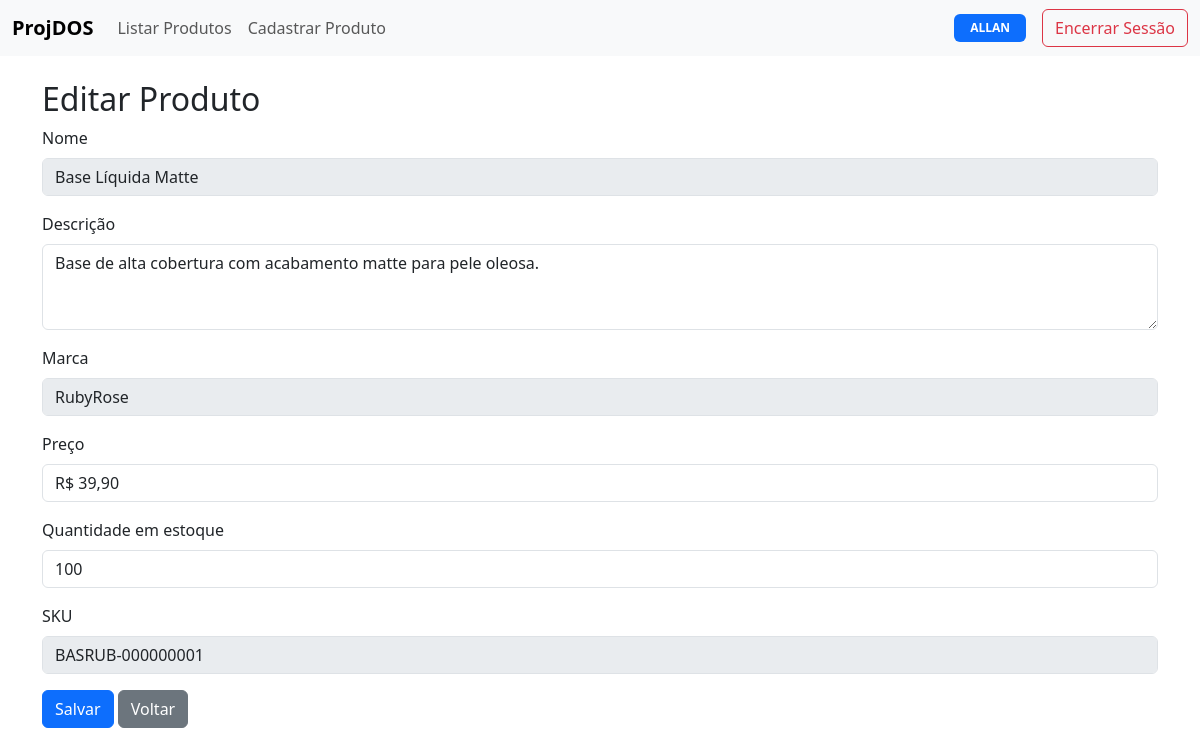
Before: /produtos/editar/30/ (signed in) with the older database file.
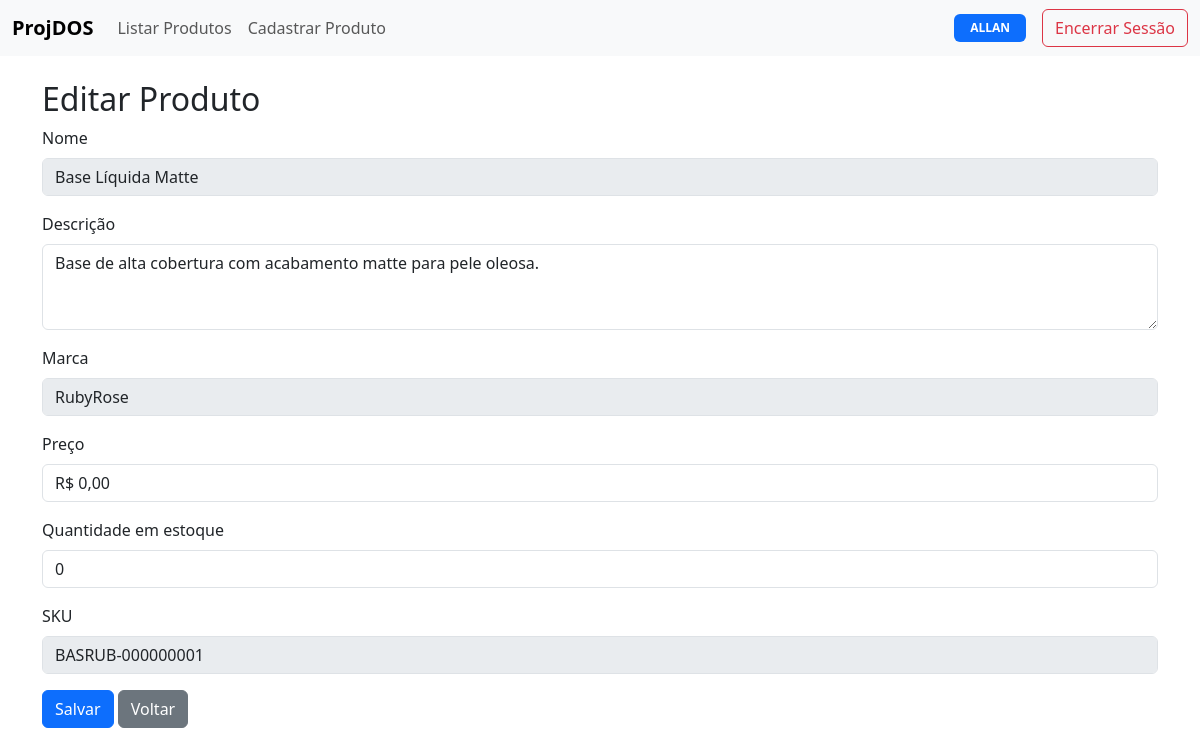
After: the same page with the newer database file.
### produto/models.py (models this page shows, shortened)
class Produto(models.Model):
    nome = models.CharField(max_length=100)
    descricao = models.TextField(blank=True)
    preco = models.DecimalField(max_digits=10, decimal_places=2)
    saldo_estoque = models.PositiveIntegerField()
    marca = models.CharField(max_length=16, null=False, blank=False)
    sku = models.CharField(max_length=16, unique=True, editable=False)

### produto/views.py (the view, shortened to what this page needs)
# urls.py: path('produtos/editar/<int:produto_id>/', views.editar_produto, name='editar_produto'),
@user_passes_test(is_superuser, login_url=reverse_lazy('listar_produtos'))
@login_required(login_url=reverse_lazy('login'))
def editar_produto(request, produto_id):
    produto = get_object_or_404(Produto, id=produto_id)
    return render(request, 'produto/editar_produto.html', {'produto': produto})

### produto/views.py (called while the page is built)
def is_superuser(user):
    return user.is_superuser

### produto/templates/produto/editar_produto.html (shortened to what this page needs)
{% extends 'base.html' %}
{% load static %}
{% block content %}
  <h2>Editar Produto</h2>
  <form id="editForm" method="POST" action="{% url 'editar_produto' produto.id %}">
    <div class="mb-3">
      <label for="nome" class="form-label">Nome</label>
      <input type="text" class="form-control" id="nome" name="nome" value="{{ produto.nome }}" disabled />
    </div>
    <div class="mb-3">
      <label for="descricao" class="form-label">Descrição</label>
      <textarea class="form-control" id="descricao" name="descricao" rows="3" required>{{ produto.descricao }}</textarea>
    </div>
    <div class="mb-3">
      <label for="marca" class="form-label">Marca</label>
      <input type="text" class="form-control" id="marca" name="marca" value="{{ produto.marca }}" disabled />
    </div>
    <div class="mb-3">
      <label for="preco" class="form-label">Preço</label>
      <input type="text" class="form-control" id="preco" name="preco" value="{{ produto.preco }}" required oninput="formatarMoeda(this)" min="0.01" max="99999.99" />
    </div>
    <div class="mb-3">
      <label for="saldo_estoque" class="form-label">Quantidade em estoque</label>
      <input type="number" class="form-control" id="saldo_estoque" name="saldo_estoque" value="{{ produto.saldo_estoque }}" required min="0" max="99999" oninput="verificarQuantidade(this)" />
    </div>
    <div class="mb-3">
      <label for="sku" class="form-label">SKU</label>
      <input type="text" class="form-control" id="sku" name="sku" value="{{ produto.sku }}" disabled />
    </div>
    <button type="button" class="btn btn-primary" data-bs-toggle="modal" data-bs-target="#confirmSaveModal">Salvar</button>
    <a href="{% url 'listar_produtos' %}" class="btn btn-secondary">Voltar</a>
  </form>
{% endblock %}
{% load static %}

Changed rows visible on the page:
changed Produto "Base Líquida Matte": preco "R$ 39,90" → "R$ 0,00"; saldo_estoque "100" → "0"
